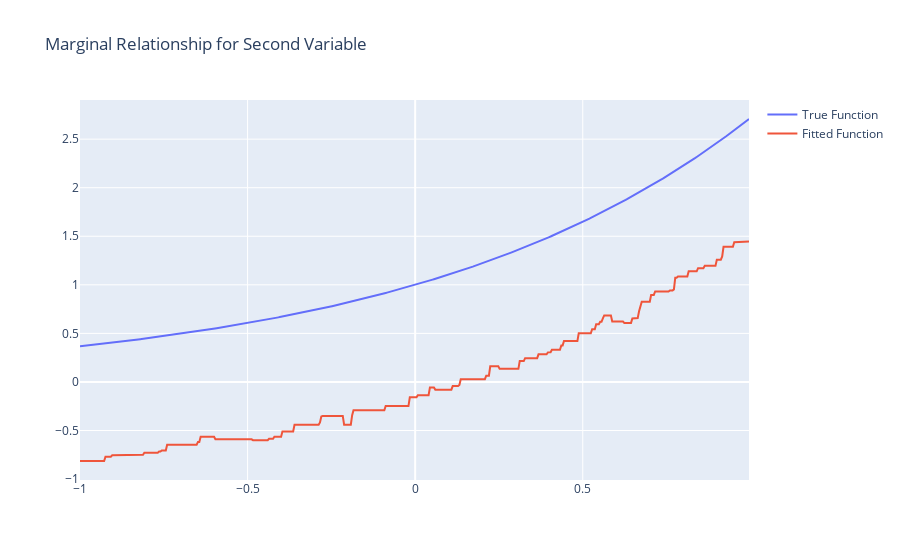

Source (notebook cell):
### Code cell
plot_x_1 = np.linspace(
    params[1]["unique_vals"].min(),
    params[1]["unique_vals"].max(),
    len(params[1]["unique_vals"]),
)

fig = go.Figure(
    [
        go.Scatter(x=plot_x_1, y=np.exp(plot_x_1), name="True Function"),
        go.Scatter(
            x=params[1]["unique_vals"],
            y=params[1]["beta_vec"].value,
            name="Fitted Function",
        ),
    ],
)
fig.update_layout(title="Marginal Relationship for Second Variable")
fig.show()

### Figure 1 — Plotly figure (JSON) as saved in the notebook; plotly's stock layout.template omitted (floating-point values rounded to 4 significant figures; data arrays with more than 128 entries replaced by an {"elided": "..."} marker saying what was removed)
{"data": [{"name": "True Function", "type": "scatter", "x": {"elided": "500 float values"}, "y": {"elided": "500 float values"}}, {"name": "Fitted Function", "type": "scatter", "x": {"elided": "500 float values"}, "y": {"elided": "500 float values"}}], "layout": {"title": {"text": "Marginal Relationship for Second Variable"}}}
